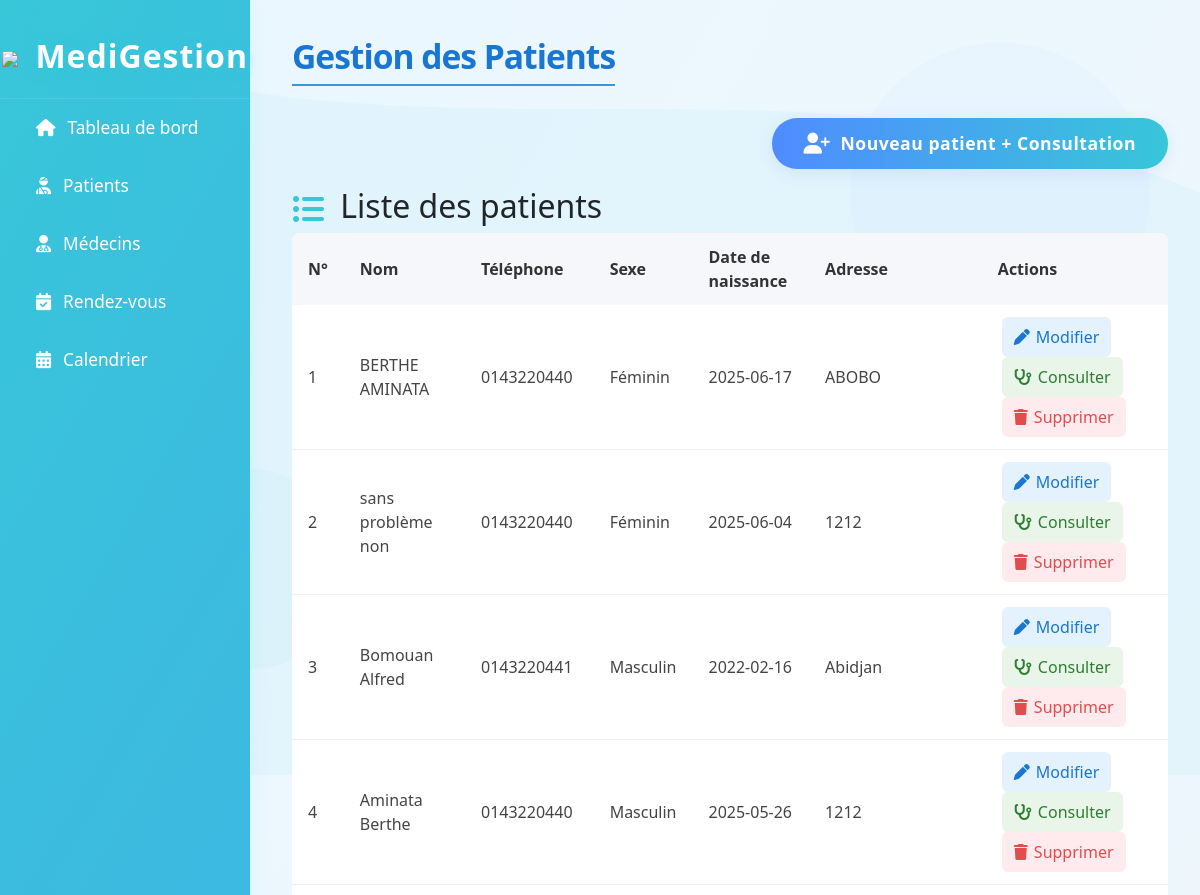
The page /patients/ (signed in, upper part) on the database as committed earlier.
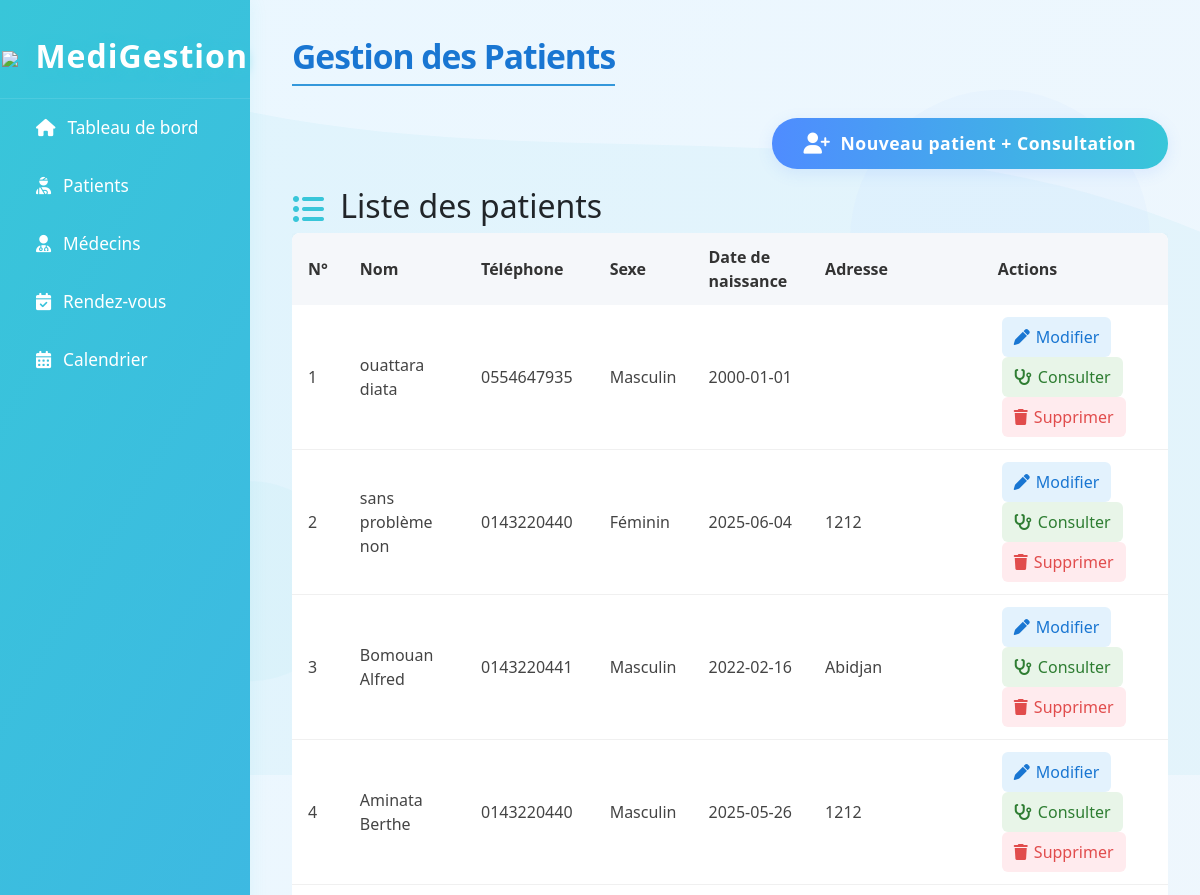
The same page on the database as committed later.
### gestion/models.py (models this page shows, shortened)
class Patient(models.Model):
    GENDER_CHOICES = (
        ('M', 'Masculin'),
        ('F', 'Féminin'),
        ('O', 'Autre'),
    )
    first_name = models.CharField(max_length=100)
    last_name = models.CharField(max_length=100)
    phone = models.CharField(max_length=20)
    gender = models.CharField(max_length=1, choices=GENDER_CHOICES)
    birth_date = models.DateField()
    address = models.TextField()
    created_at = models.DateTimeField(auto_now_add=True)

### gestion/views.py (the view)
# urls.py: path('patients/', views.patient_management, name='patients'),
@login_required
def patient_management(request):
    patients = Patient.objects.all().order_by('-created_at')
    doctors = Doctor.objects.select_related('user').all()
    context = {
        'patients': patients,
        'doctors': doctors,
    }
    return render(request, 'gestion/patients.html', context)

### gestion/templates/gestion/patients.html (shortened to what this page needs)
{% extends "gestion/base.html" %}
{% load static %}
{% block page_title %}Gestion des Patients{% endblock %}
{% block patients_content %}
<div style="display: flex; justify-content: flex-end; margin-bottom: 18px;">
    <button id="add-patient-btn" class="btn">
        <i class="fas fa-user-plus"></i>
        Nouveau patient + Consultation
    </button>
</div>
<h2>
    <i class="fas fa-list-ul" style="vertical-align:middle; margin-right:8px; color: #38c6d9;"></i>
    Liste des patients
</h2>
<div class="table-responsive">
    <table class="patients-table">
        <thead>
            <tr>
                <th>N°</th>
                <th>Nom</th>
                <th>Téléphone</th>
                <th>Sexe</th>
                <th>Date de naissance</th>
                <th>Adresse</th>
                <th>Actions</th>
            </tr>
        </thead>
        <tbody>
            {% for patient in patients %}
            <tr data-patient-id="{{ patient.id }}">
                <td>{{ forloop.counter }}</td>
                <td>{{ patient.first_name }} {{ patient.last_name }}</td>
                <td>{{ patient.phone }}</td>
                <td>{{ patient.get_gender_display }}</td>
                <td>{{ patient.birth_date|date:"Y-m-d" }}</td>
                <td>{{ patient.address }}</td>
                <td>
                    <button class="action-btn edit" title="Modifier" onclick="editPatient(this)">
                        <i class="fas fa-pen"></i> Modifier
                    </button>
                    <button class="action-btn consult" title="Nouvelle consultation" onclick="newConsultation(this)">
                        <i class="fas fa-stethoscope"></i> Consulter
                    </button>
                    <button class="action-btn delete" title="Supprimer" onclick="deletePatient(this)">
                        <i class="fas fa-trash"></i> Supprimer
                    </button>
                </td>
            </tr>
            {% empty %}
            <tr>
                <td colspan="7" style="text-align:center; padding: 2rem;">Aucun patient enregistré</td>
            </tr>
            {% endfor %}
        </tbody>
    </table>
</div>
{% endblock patients_content %}

Rows that differ between the two databases and show on the page:
removed Patient: first_name "BERTHE", last_name "AMINATA", phone "0143220440", gender "Féminin", birth_date "2025-06-17", address "ABOBO"
added Patient: first_name "ouattara", last_name "diata", phone "0554647935", gender "Masculin", birth_date "2000-01-01"
